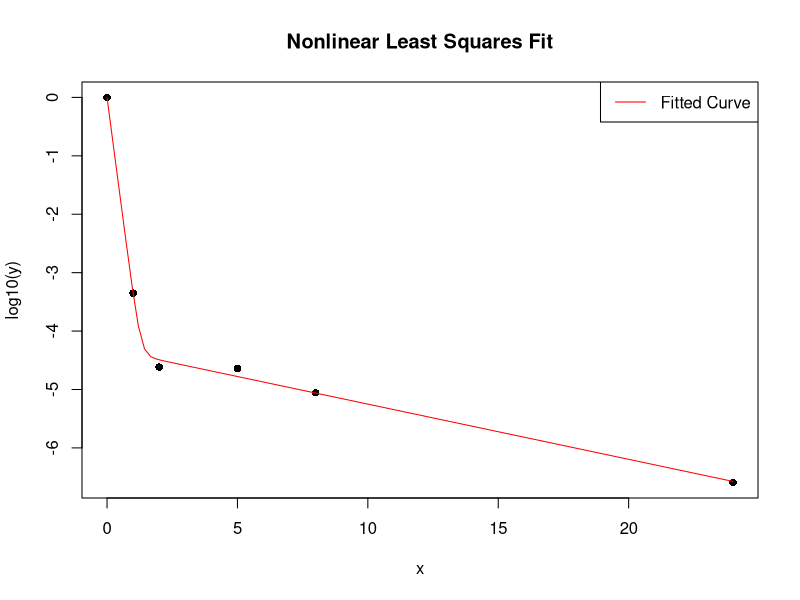

R code for this plot:
#This code estimates persister frequency, death rate for non-persisters in a similar way as in Windels et al. (2019).

library(minpack.lm)

# Define the model function
x=c(0,1,2,5,8,24)
# Plug in raw survival measurements from experiments
y=c(1.000E+00,
    4.459E-04,
    2.420E-05,
    2.293E-05,
    8.790E-06,
    2.548E-07)
db=data.frame(x,y)

# Fit the model to the data
fit_result = nlsLM(log10(y) ~ log10((1-P0) * exp(-k*x) + P0 * exp(-p*x)),
                     start=list(P0=1e-4, k=5.097, p=0.3),
                     data = db)
summary(fit_result)

# Plot the data and the fitted curve
plot(x, log10(y), pch = 16, main = "Nonlinear Least Squares Fit")
curve(predict(fit_result, newdata = data.frame(x = x)), add = TRUE, col = "red")
legend("topright", legend = "Fitted Curve", col = "red", lty = 1)
